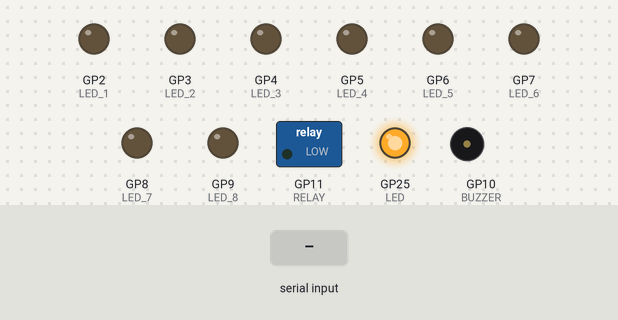
Bench run of a sketch on a simulated Raspberry Pi Pico. Parts: switched loads named in the sketch (green lamp = pin HIGH), output pins drawn as LEDs (lit = HIGH), buzzer (waves = sounding, pin HIGH). Inputs (shaded band) come from the test bench. What the sketch prints to the serial monitor is not drawn.

Above: at 1.2 s.
1.3 s: "led1on\n" received over Serial
At 2.1 s:
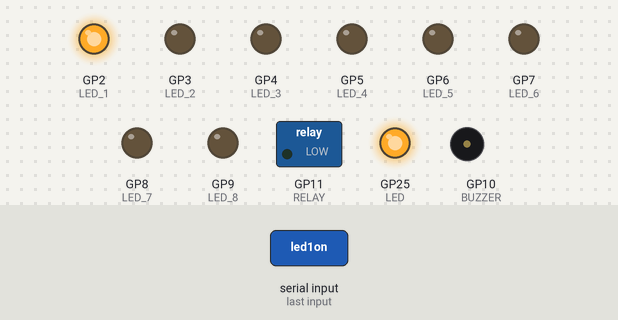
2.8 s: "led2on\n" received over Serial
At 3.2 s:
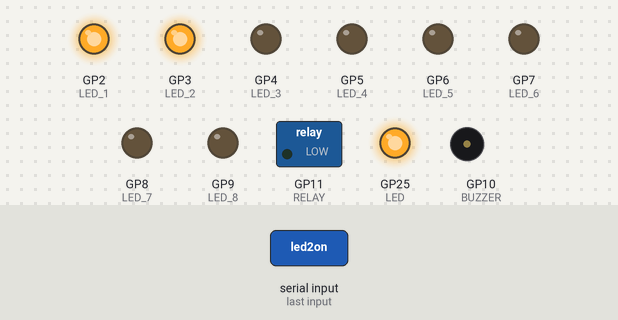
4.3 s: "led1off\n" received over Serial
At 5.5 s:
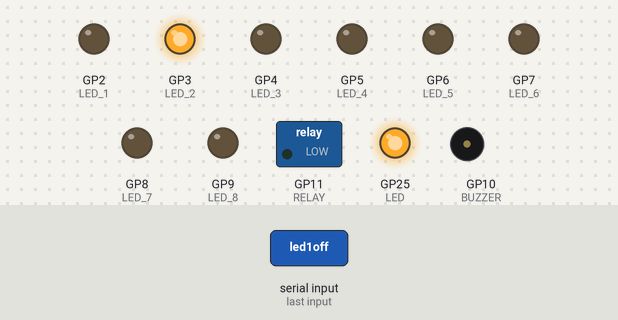
5.8 s: "led3on\n" received over Serial
At 6.7 s:
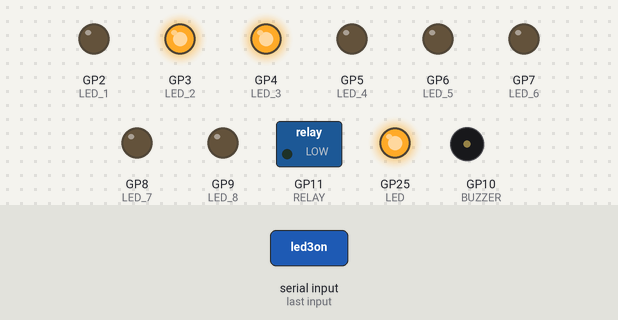
7.3 s: "led2off\n" received over Serial
At 7.9 s:
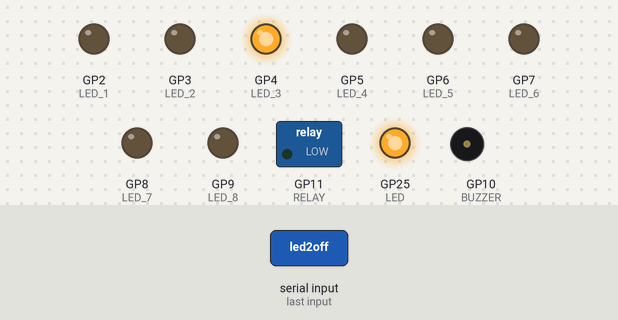
8.8 s: "led4on\n" received over Serial
At 10.2 s:
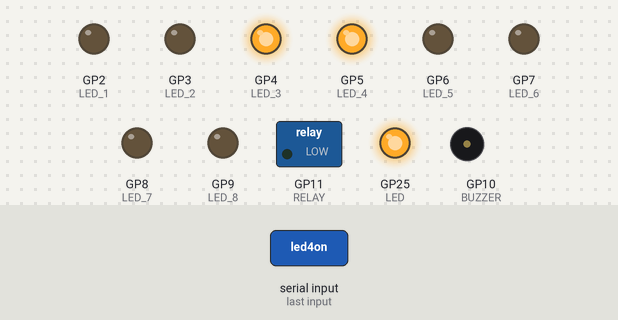
Timing chart, 0 to 11.3 s (numbered marks = the images above; inputs shaded):
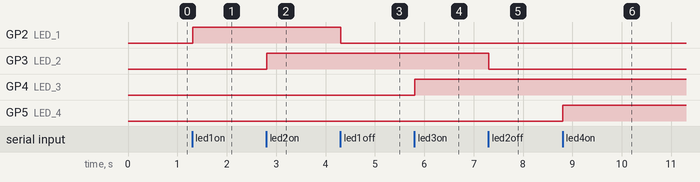

Measured:
- after the input at 1.3 s, GP2 (LED_1): LOW → HIGH at once
- after the input at 2.8 s, GP3 (LED_2): LOW → HIGH at once
- after the input at 4.3 s, GP2 (LED_1): HIGH → LOW at once
- after the input at 5.8 s, GP4 (LED_3): LOW → HIGH at once
- after the input at 7.3 s, GP3 (LED_2): HIGH → LOW at once
- after the input at 8.8 s, GP5 (LED_4): LOW → HIGH at once

The sketch:

Raspberry_Pi_Pico_Serial_Comm.ino
```cpp
int LED_1 = 2;
int LED_2 = 3;
int LED_3 = 4;
int LED_4 = 5;
int LED_5 = 6;
int LED_6 = 7;
int LED_7 = 8;
int LED_8 = 9;

int BUZZER = 10;
int RELAY = 11;

char RX_CHAR;
String RX_STRING = "";

unsigned long previousMillis = 0;
const long interval = 100;

int LED = 25;

void setup() {
  Serial.begin(9600);

  pinMode(LED, OUTPUT);
  digitalWrite(LED, HIGH);

  pinMode(LED_1, OUTPUT);
  pinMode(LED_2, OUTPUT);
  pinMode(LED_3, OUTPUT);
  pinMode(LED_4, OUTPUT);
  pinMode(LED_5, OUTPUT);
  pinMode(LED_6, OUTPUT);
  pinMode(LED_7, OUTPUT);
  pinMode(LED_8, OUTPUT);
  pinMode(BUZZER, OUTPUT);
  pinMode(RELAY, OUTPUT);
}

void loop() {
  if (Serial.available()) {
    RX_CHAR = Serial.read();
    if (RX_CHAR == '\r' ||  RX_CHAR == '\n') {
      ProcessData(RX_STRING);
    }
    RX_STRING = RX_STRING + RX_CHAR;
  }

  unsigned long currentMillis = millis();
  if (currentMillis - previousMillis >= interval) {
    previousMillis = currentMillis;
    Serial.println("this is from Raspberri PI Pico.");
  }
}

void ProcessData(String Data) {
  RX_STRING.trim();
  if (RX_STRING == "led1on") {
    digitalWrite(LED_1, HIGH);
  } else if (RX_STRING == "led1off") {
    digitalWrite(LED_1, LOW);
  }

  else if (RX_STRING == "led2on") {
    digitalWrite(LED_2, HIGH);
  } else if (RX_STRING == "led2off") {
    digitalWrite(LED_2, LOW);
  }

  else if (RX_STRING == "led3on") {
    digitalWrite(LED_3, HIGH);
  } else if (RX_STRING == "led3off") {
    digitalWrite(LED_3, LOW);
  }

  else if (RX_STRING == "led4on") {
    digitalWrite(LED_4, HIGH);
  } else if (RX_STRING == "led4off") {
    digitalWrite(LED_4, LOW);
  }

  else if (RX_STRING == "led5on") {
    digitalWrite(LED_5, HIGH);
  } else if (RX_STRING == "led5off") {
    digitalWrite(LED_5, LOW);
  }

  else if (RX_STRING == "led6on") {
    digitalWrite(LED_6, HIGH);
  } else if (RX_STRING == "led6off") {
    digitalWrite(LED_6, LOW);
  }

  else if (RX_STRING == "led7on") {
    digitalWrite(LED_7, HIGH);
  } else if (RX_STRING == "led7off") {
    digitalWrite(LED_7, LOW);
  }

  else if (RX_STRING == "led8on") {
    digitalWrite(LED_8, HIGH);
  } else if (RX_STRING == "led8off") {
    digitalWrite(LED_8, LOW);
  }

  else if (RX_STRING == "buzzeron") {
    digitalWrite(BUZZER, HIGH);
  } else if (RX_STRING == "buzzeroff") {
    digitalWrite(BUZZER, LOW);
  }

  else if (RX_STRING == "relayon") {
    digitalWrite(RELAY, HIGH);
  } else if (RX_STRING == "relayoff") {
    digitalWrite(RELAY, LOW);
  }
  RX_STRING = "";
}
```
